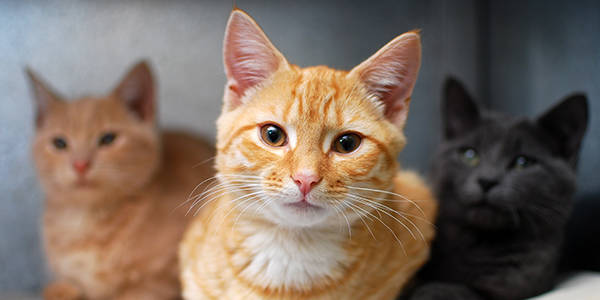
%> input picture Lab1/cat.jpg, 600 x 300 px
$ octave Lab_1_IMG.m   (GNU Octave 9; MATLAB toolbox functions it lacks are replaced by stand-ins)
%> lines starting %> are read from the running program, lines starting %| are printed output that depends on the picture
clear; clc;
im = imread('cat.jpg'); % wczytanie obrazu
%> im is the input picture: size 300x600x3 uint8; mean R, G, B 123.4, 107.3, 95.7
im = double (im)/255; % konwersja do double
%> im: size 300x600x3 double
im = rgb2gray(im); % konwersja do odcieni szarości
%> im: size 300x600 double

imwrite(im, 'skala_szarosci.jpg');
imhist(im);
%> figure, not shown here; highest point at x = 0.596, y = 1236
saveas(gcf,sprintf('histogram_skala_szarosci.png',i));
%imhist(im); %- tworzy histogram obrazu
% w tym przypadku, histogram będzie reprezentował częstość wystąpienia
% jasności
%subplot(h,w,i); - dzieli okno na h wierszy, w kolumn, i- obszar
h = 8;
w = 2;
i = 1;


% cechy:
% jasność --> + b - przedział (-1,1)
% kontrast- różnica pomiędzy dwiema wartościami --> *c - przedział (0,+inf)
% gamma - .^g (potęgowanie) --> przedział (0, +inf)

%%% jasność
b = 0.4; % ustawiamy zwspółczynnik zmiany jasności
im_b = im + b;
im_b(im_b>1) = 1; % w przypadku wyjścia poza zakres
im_b(im_b<0) = 0; %

imwrite(im_b, 'obrazek_korekta_jasnosci.jpg');
imhist(im_b);
%> figure, not shown here; highest point at x = 1, y = 50372
saveas(gcf,sprintf('histogram_korekta_jasnosci.png',i));
%%% / jasność

im_c = im * 0.6;
imwrite(im_c,'korekta_kontrastu.jpg');
imhist(im_c);
%> figure, not shown here; highest point at x = 0.357, y = 2111
saveas(gcf,sprintf('histogram_korekta_kontrastu.png',i));

im_c = im * 1.85;
imwrite(im_c,'korekta_kontrastu_1.85_.jpg');
imhist(im_c);
%> figure, not shown here; highest point at x = 1, y = 66202
saveas(gcf,sprintf('histogram_korekta_kontrastu_1.85_.png',i));


g = 2.2; % ustawiamy gamme
im_g = im .^g;
imwrite(im_g,'korekta_gammy_2.2_.jpg');
imhist(im_g);
%> figure, not shown here; highest point at x = 0, y = 9542
saveas(gcf,sprintf('histogram_korekta_gammy_2.2_.png',i));

g = 0.43; % ustawiamy gamme
im_g = im .^g;
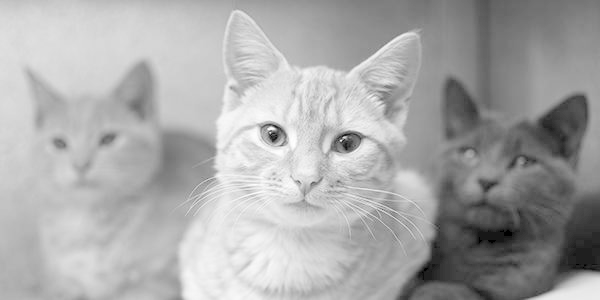
%> im_g: size 300x600 double; min 0, max 0.999, mean 0.665
imwrite(im_g,'korekta_gammy_0.43_.jpg');
imhist(im_g);
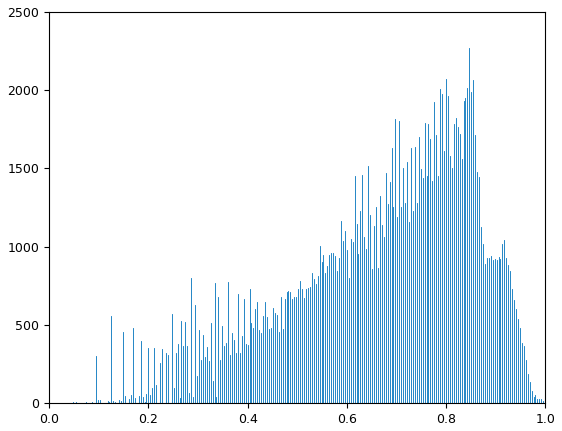
%> figure redrawn from the program's plot data; highest point at x = 0.847, y = 2267
saveas(gcf,sprintf('histogram_korekta_gammy_0.43_.png',i));


subplot(h,w,i);
imshow(im);
title("Obraz w skali szarości");
subplot(h,w,i+1);
imhist(im);
title("Histogram obrazu w skali szarości")
subplot(h,w,i+2);
imshow(im_b);
title("Obraz w skali szarości z większą jasnością, b=0.4");
subplot(h,w,i+3)
imhist(im_b);
title("Histogram obrazu w skali szarości z większą jasnością");
subplot(h,w,i+4);
imshow(im_c);
title("Obraz w skali szarości z większym kontrastem");
subplot(h,w,i+5);
imhist(im_c);
title("Histogram obrazu ze zmienionym kontrastem");


subplot(h,w,i+6);
imshow(im_g);
title("Obraz ze zmienioną gammą");
subplot(h,w,i+7);
imhist(im_g);
title("Histogram obrazu ze zmienioną gammą");


%plot(x,y) - rysuje wykres
xlim([0,1]); % zakres osi x
ylim([0,1]); % zakres osi y
axis equal; % sprawia, że jednostki na osiach są takie same

x = (0: 1/255 :1); % tworzymy wektor x, w przedziale [0-1] z krokiem 1/255
b_y = x+b;
b_y(b_y>1) = 1; % normalizacja
b_y(b_y<0) = 0; %


% subplot(h,w,i+8);
plot(x,b_y);
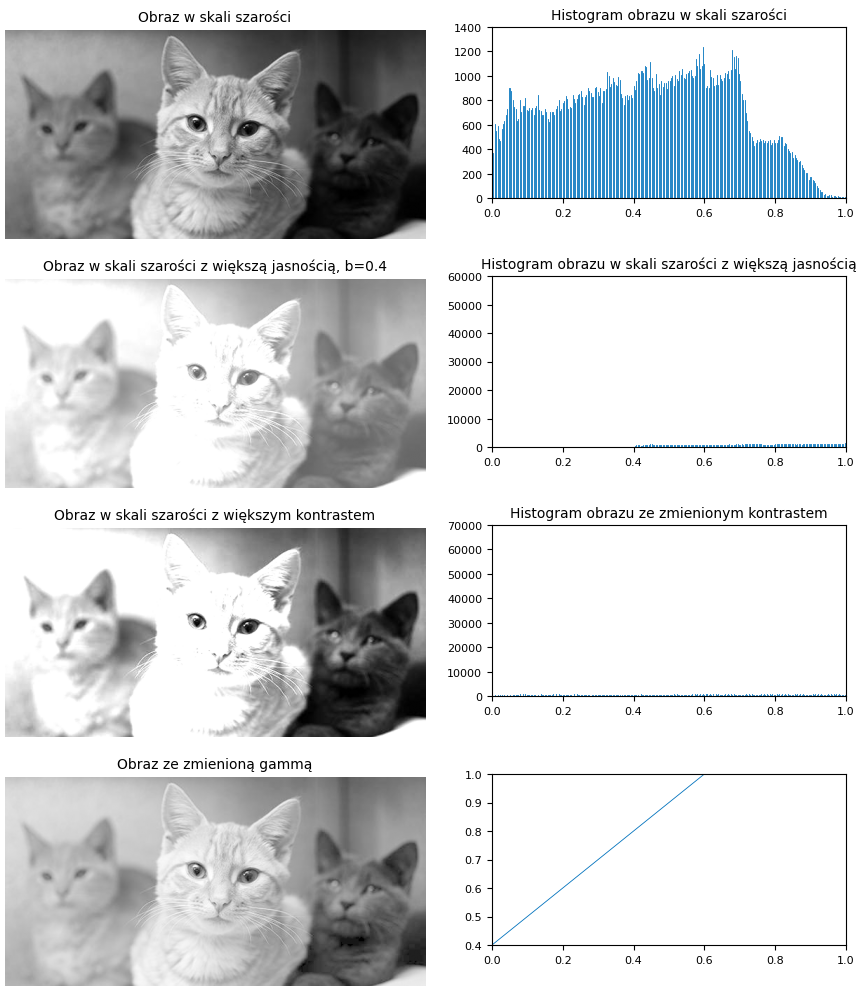
%> figure redrawn from the program's plot data, 8 panels
saveas(gcf,sprintf('wykres_przeksztalcenia_jasnosci.png',i));


c = 5;
y_c = x * c;
y_c(y_c>1) = 1;
y_c(y_c<0) = 0;
% subplot(h,w,i+9);
plot(x,y_c);
saveas(gcf,sprintf('wykres_przeksztalcenia_kontrastu.png',i));


g = 0.4;

y_g = x .^g;

% subplot(h,w,i+10);
plot(x,y_g);
saveas(gcf,sprintf('wykres_przeksztalcenia_gamma.png',i));


% zazwyczaj jest: x ^ (1/g) - aby jasnosc rosła wraz ze wzrostem gammy
% kontrast i gamme przedstawia się czesto w skali logarytmicznej

g = 3;
c = 1.5;
y = c * x.^g + b; % skrócony zapis, jednoczesna korekta wszystkich parametrów obrazu
subplot(h,w,i+12);
plot(x,y);
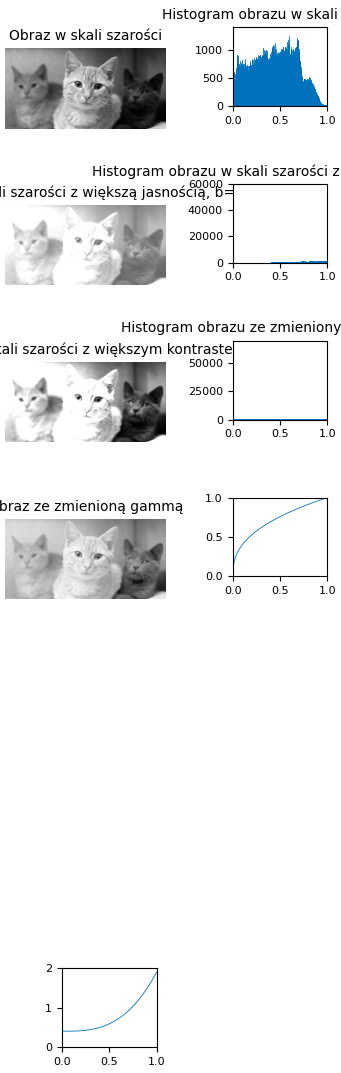
%> figure redrawn from the program's plot data, 9 panels

im_bcg = c * im.^g + b;
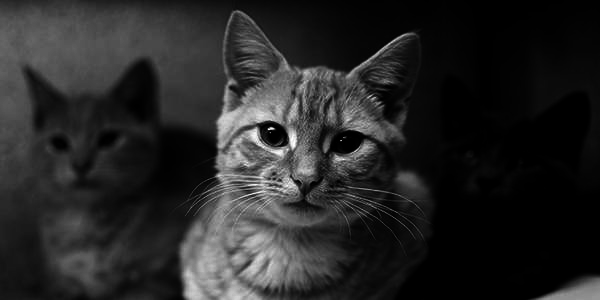
%> im_bcg: size 300x600 double; min 0.4, max 1.89, mean 0.628; drawn with min black and max white

subplot(h,w,i+12);
imshow(im_bcg);
title("Obraz po korekcji: b=0.4; c = 1.5; g=3");
subplot(h,w,i+13);
imhist(im_bcg);
title("Histogram obrazu po korekcji");
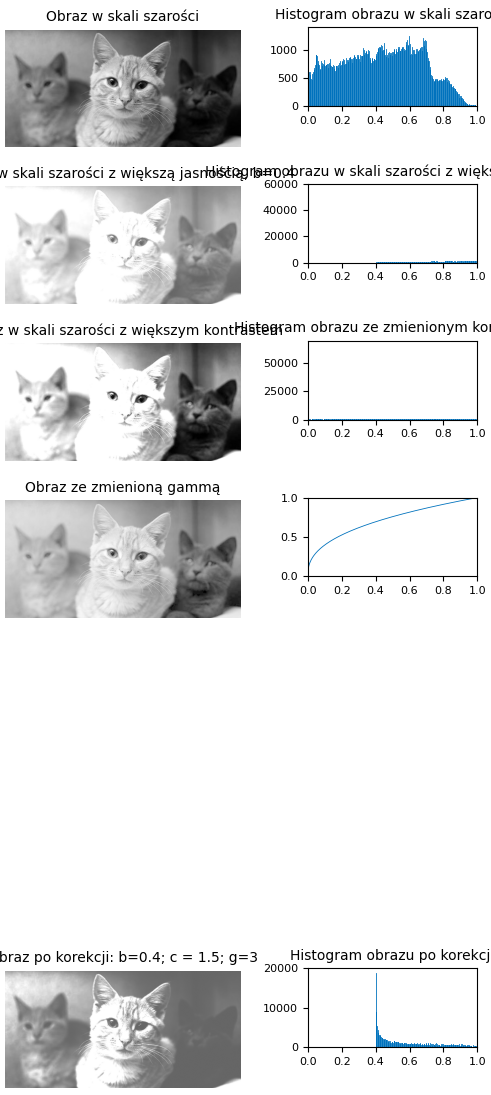
%> figure redrawn from the program's plot data, 10 panels

% dla inwersji  --> b = 1, c = -1, g = 1

% im_eq = histeq(im) - wyrównanie histogramu
% subplot(h,w,i+14);
eq_im = histeq(im);
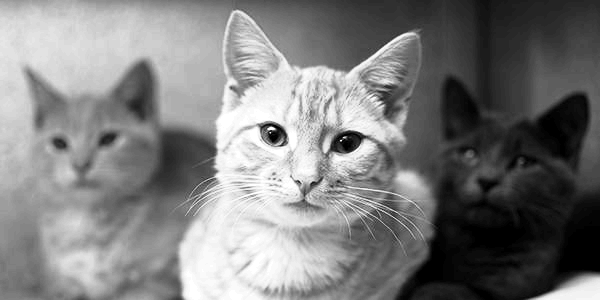
%> eq_im: size 300x600 double; min 0, max 1, mean 0.495
imshow(eq_im);
title('Obraz po wyrównaniu histogramu');
imwrite(eq_im,'obraz-po_wyrownaniu.jpg');

% title("Obraz po wyrównaniu histogramu");
% subplot(h,w,i+15);
figure;
imhist(eq_im);
title('Histogram po wyrównaniu');
saveas(gcf,sprintf('histogram_wyrownany.png',i));

title("Wyrównany histogram obrazka");
